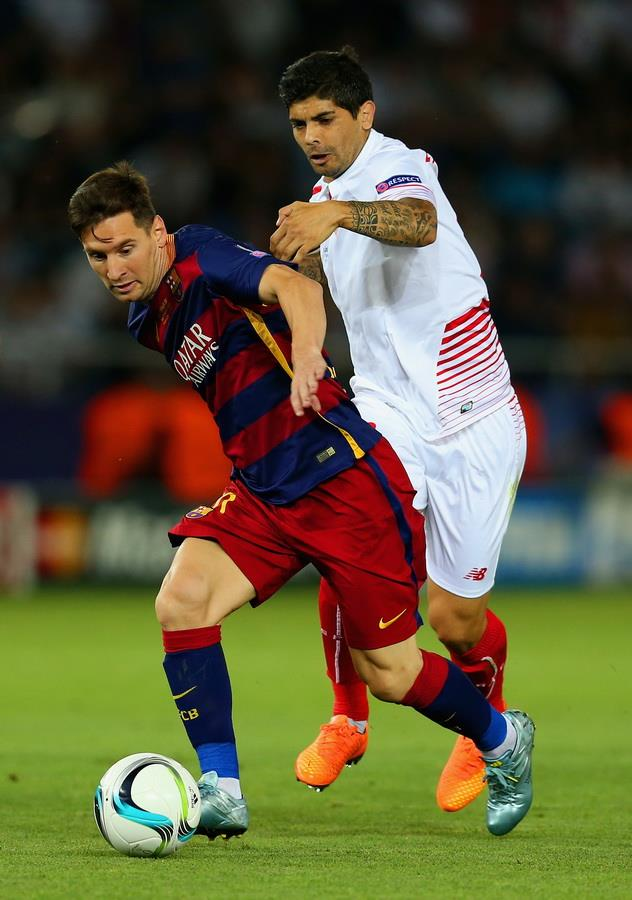
#> input picture opencv-python/Messi.png, 632 x 900 px
$ python tut27_template_matching.py
#> lines starting #> are read from the running program, lines starting #| are printed output that depends on the picture
# http://docs.opencv.org/3.0-beta/doc/py_tutorials/py_imgproc/py_template_matching/py_template_matching.html
# template matching

import cv2
import numpy as np
from matplotlib import pyplot as plot

searchImage = cv2.imread('Messi.png')
#> searchImage is the input picture: shape (900, 632, 3); mean B, G, R 57.3, 87.3, 92.8
searchImage = cv2.cvtColor(searchImage, cv2.COLOR_RGB2BGR)
img2 = searchImage.copy()

target = cv2.imread('Messi-head.png')
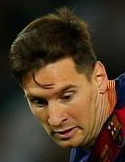
#> input picture opencv-python/Messi-head.png, 125 x 162 px
#> target is the input picture: shape (162, 125, 3); mean B, G, R 38.6, 56.2, 73.6

height, width = target.shape[:2]
#> height = 162; width = 125

# list comparison methods
methods = ['cv2.TM_CCOEFF', 'cv2.TM_CCOEFF_NORMED','cv2.TM_CCORR',
		   'cv2.TM_CCORR_NORMED','cv2.TM_SQDIFF', 'cv2.TM_SQDIFF_NORMED']

for m in methods:
	img = img2.copy()
	method = eval(m)

	# apply template matching
	res = cv2.matchTemplate(img, target, method)
	minVal, maxVal, minLoc, maxLoc = cv2.minMaxLoc(res)

	# if method is TM_SQDIFF or TM_SQDIFF_NORMED take min instead of max
	if method in [cv2.TM_SQDIFF, cv2.TM_SQDIFF_NORMED]:
		topLeft = minLoc # top left corner of matched area
	else:
		topLeft = maxLoc

	bottomRight = (topLeft[0] + width, topLeft[1] + height)

	cv2.rectangle(img, topLeft, bottomRight, 255, 2) # draw a box around matched area

	plot.subplot(121), plot.imshow(res,cmap = 'gray')
	plot.title('Matching Result'), plot.xticks([]), plot.yticks([])
	plot.subplot(122), plot.imshow(img,cmap = 'gray')
	plot.title('Detected Point'), plot.xticks([]), plot.yticks([])
	plot.suptitle(m)

	plot.show()
#> this loop made 6 passes
#> (minVal, maxVal, minLoc, topLeft, bottomRight) on passes 1 to 4: (-78173872, 131216352, (450, 507), (311, 71), (436, 233)), (-0.429, 0.747, (457, 508), (59, 154), (184, 316)), (45174736, 727719488, (104, 0), (396, 341), (521, 503)), (0.326, 0.825, (191, 71), (59, 154), (184, 316))
#> (minVal, maxVal, maxLoc, topLeft, bottomRight) on passes 5 to 6: (119739624, 1.72e+09, (385, 344), (59, 154), (184, 316)), (0.35, 1, (0, 0), (59, 154), (184, 316))
#> pass 1, `res = cv2.matchTemplate(img, target, method)`:
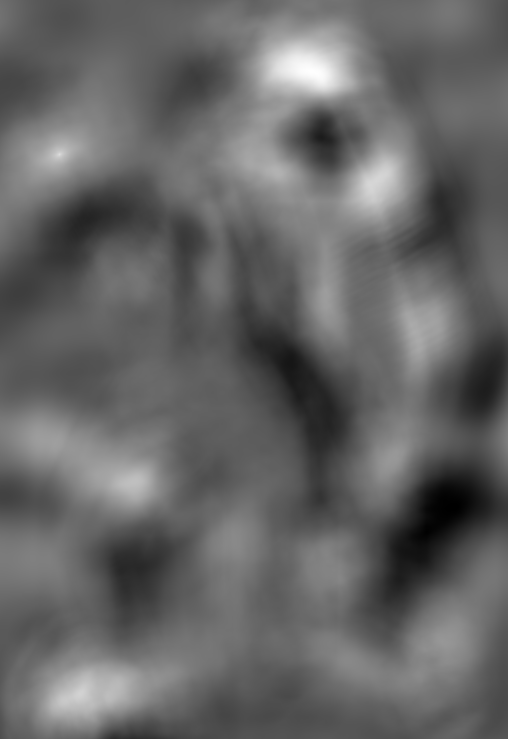
#> res: shape (739, 508) float32; min -78173872, max 131216352, mean 5343814; drawn with min black and max white
#> pass 1, `plot.show()`:
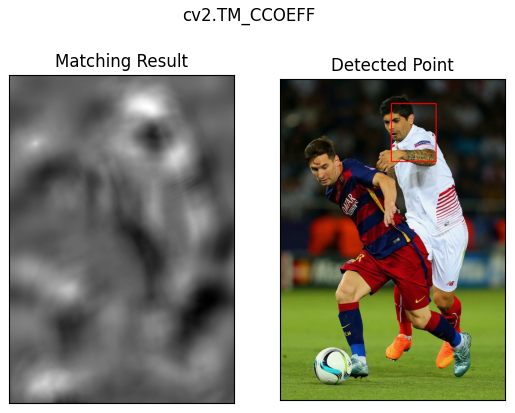
#> figure drawn by matplotlib, 2 panels
#> pass 2, `res = cv2.matchTemplate(img, target, method)`:
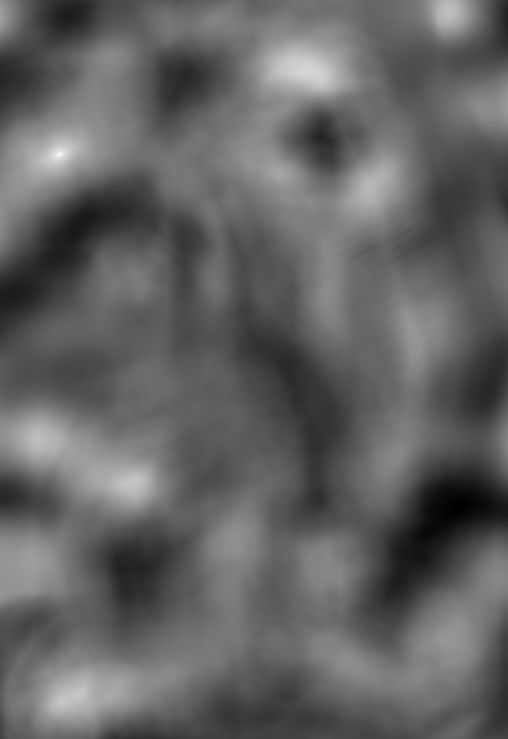
#> res: shape (739, 508) float32; min -0.429, max 0.747, mean 0.0286; drawn with min black and max white
#> pass 2, `plot.show()`:
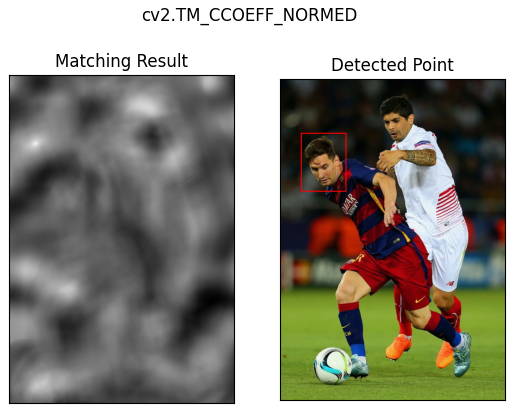
#> figure drawn by matplotlib, 2 panels
#> pass 3, `res = cv2.matchTemplate(img, target, method)`:
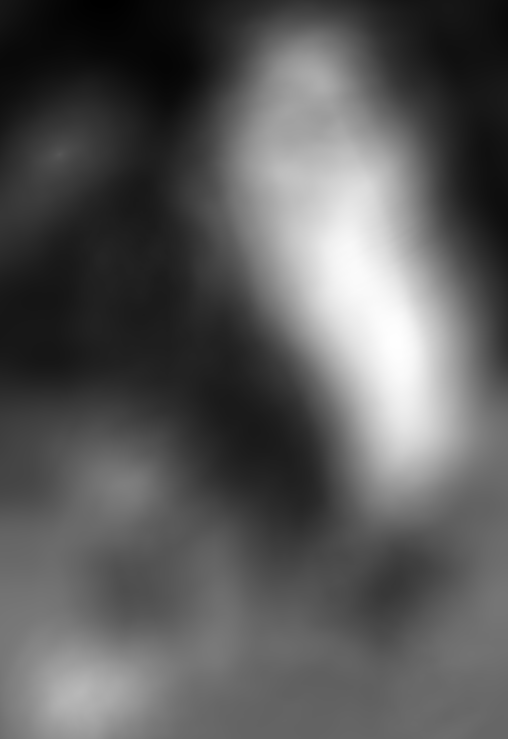
#> res: shape (739, 508) float32; min 45174736, max 727719488, mean 286901248; drawn with min black and max white
#> after the loop:
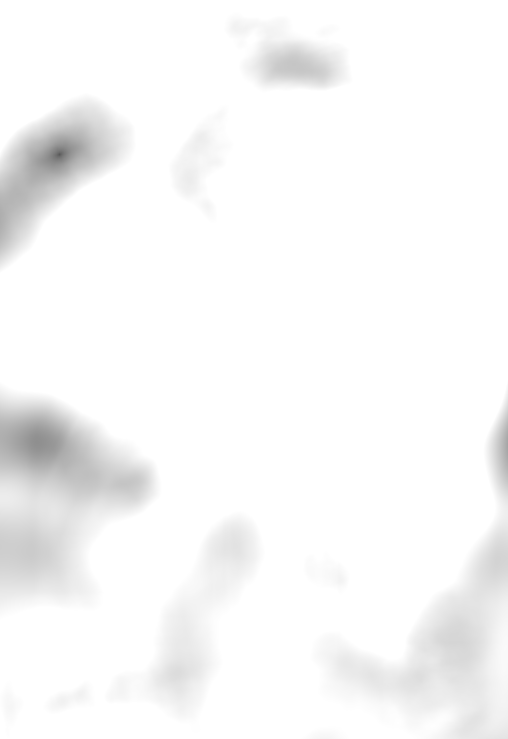
#> res: shape (739, 508) float32; min 0.35, max 1, mean 0.974
